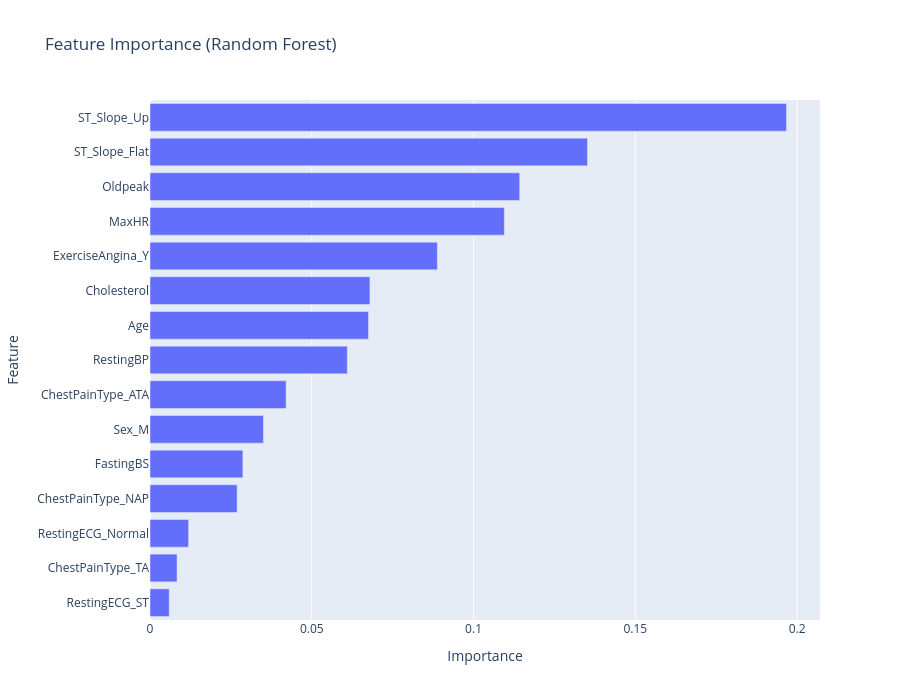

The code cell stored with this chart in its notebook:
### Code cell
fig_full = px.bar(
    importance_df,
    x='Importance',
    y='Feature',
    orientation='h',
    title='Feature Importance (Random Forest)',
    height=700
)

fig_full.update_layout(yaxis=dict(autorange="reversed"))
fig_full.show()

### Figure 1 — Plotly figure (JSON) as saved in the notebook; plotly's stock layout.template omitted (floating-point values rounded to 4 significant figures)
{"data": [{"alignmentgroup": "True", "hovertemplate": "Importance=%{x}<br>Feature=%{y}<extra></extra>", "legendgroup": "", "marker": {"color": "#636efa", "pattern": {"shape": ""}}, "name": "", "offsetgroup": "", "orientation": "h", "showlegend": false, "textposition": "auto", "type": "bar", "x": [0.1967, 0.1352, 0.1143, 0.1095, 0.08881, 0.06797, 0.06754, 0.06098, 0.04206, 0.03506, 0.0287, 0.02694, 0.01193, 0.008373, 0.005945], "xaxis": "x", "y": ["ST_Slope_Up", "ST_Slope_Flat", "Oldpeak", "MaxHR", "ExerciseAngina_Y", "Cholesterol", "Age", "RestingBP", "ChestPainType_ATA", "Sex_M", "FastingBS", "ChestPainType_NAP", "RestingECG_Normal", "ChestPainType_TA", "RestingECG_ST"], "yaxis": "y"}], "layout": {"barmode": "relative", "height": 700, "legend": {"tracegroupgap": 0}, "title": {"text": "Feature Importance (Random Forest)"}, "xaxis": {"anchor": "y", "domain": [0, 1], "title": {"text": "Importance"}}, "yaxis": {"anchor": "x", "autorange": "reversed", "domain": [0, 1], "title": {"text": "Feature"}}}}
